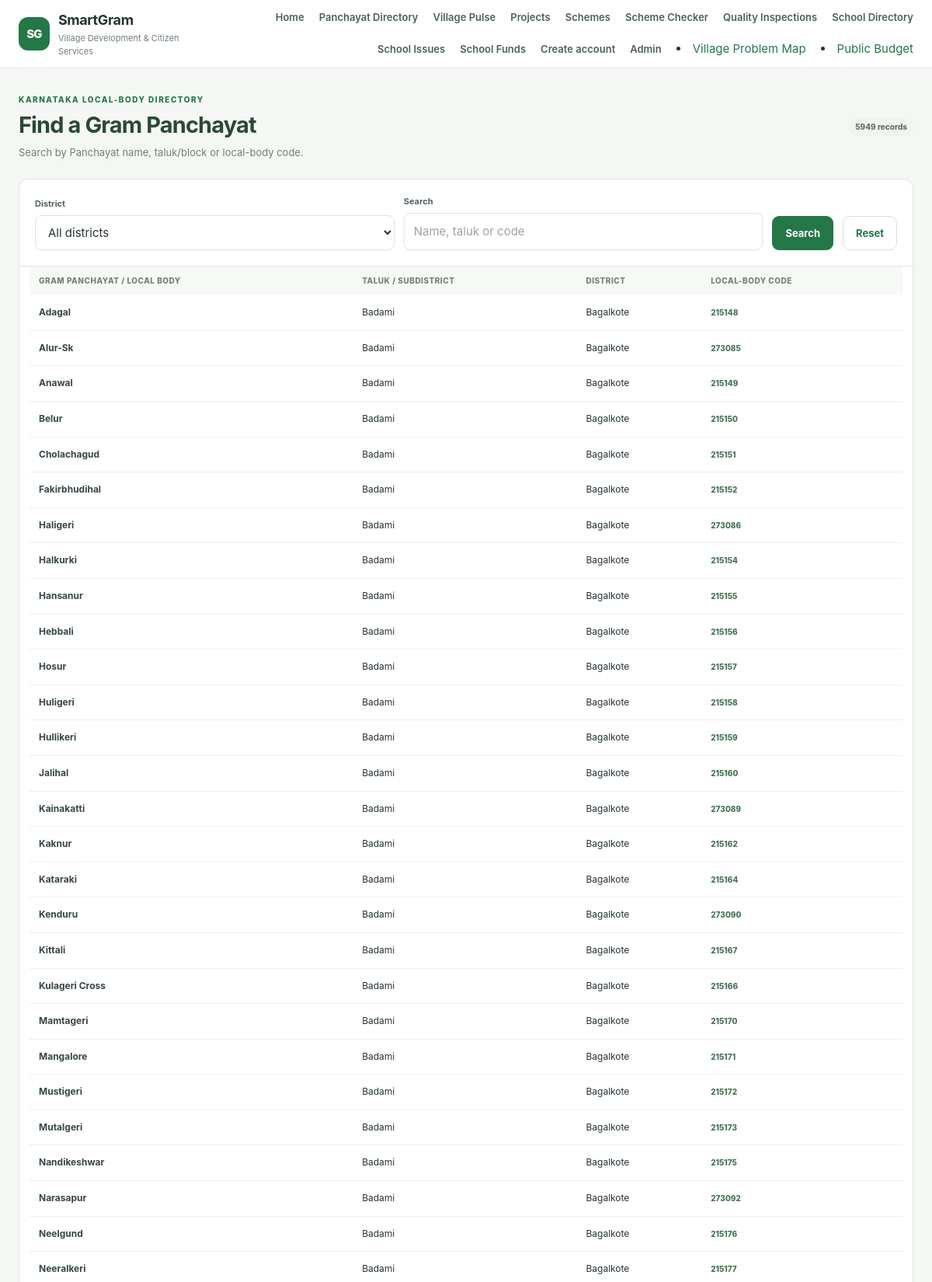
The page /directory (upper part) on the database its author committed.
### tables this page shows
CREATE TABLE gram_panchayats (
      id INTEGER PRIMARY KEY AUTOINCREMENT, lgd_code TEXT NOT NULL UNIQUE,
      name TEXT NOT NULL, district TEXT NOT NULL, taluk TEXT NOT NULL,
      state TEXT NOT NULL DEFAULT 'Karnataka', active INTEGER NOT NULL DEFAULT 1
    );

### app.py (the view)
@app.route('/directory')
def directory():
    con = get_db()
    district = request.args.get('district', '').strip()
    query = request.args.get('q', '').strip()
    page = max(1, int(request.args.get('page', 1) or 1))
    page_size = 50
    where, params = ['active=1'], []
    if district:
        where.append('district=?'); params.append(district)
    if query:
        where.append('(name LIKE ? OR taluk LIKE ? OR lgd_code LIKE ?)'); params.extend([f'%{query}%'] * 3)
    condition = ' AND '.join(where)
    total = con.execute(f'SELECT COUNT(*) n FROM gram_panchayats WHERE {condition}', params).fetchone()['n']
    rows = con.execute(f'SELECT * FROM gram_panchayats WHERE {condition} ORDER BY district,taluk,name LIMIT ? OFFSET ?', params + [page_size, (page - 1) * page_size]).fetchall()
    districts = con.execute('SELECT DISTINCT district FROM gram_panchayats WHERE active=1 ORDER BY district').fetchall()
    return render_template('directory.html', gram_panchayats=rows, districts=districts, selected_district=district, query=query, page=page, pages=max(1, (total + page_size - 1) // page_size), total=total)

### app.py (called while the page is built)
def get_db():
    if 'db' not in g:
        g.db = sqlite3.connect(DATABASE_PATH, timeout=20)
        g.db.row_factory = sqlite3.Row
        g.db.execute('PRAGMA foreign_keys = ON')
    return g.db

@app.context_processor
def inject_globals():
    unread_count = 0
    if session.get('user_id'):
        unread_count = get_db().execute('SELECT COUNT(*) n FROM notifications WHERE user_id=? AND read_at IS NULL', (session['user_id'],)).fetchone()['n']
    return {'current_user': session.get('name'), 'current_role': session.get('role'), 'is_logged_in': bool(session.get('user_id')), 'unread_count': unread_count}

### templates/directory.html (shortened to what this page needs)
{% extends 'base.html' %}{% block content %}<section class="page-heading"><div><p class="eyebrow">KARNATAKA LOCAL-BODY DIRECTORY</p><h1>Find a Gram Panchayat</h1><p>Search by Panchayat name, taluk/block or local-body code.</p></div><span class="chip">{{ total }} records</span></section><section class="panel directory-panel"><form method="get" class="directory-search"><div><label for="district">District</label><select class="text-input" name="district" id="district"><option value="">All districts</option></select></div><div class="search-field"><label for="q">Search</label><input class="text-input" id="q" name="q" value="{{ query }}" placeholder="Name, taluk or code"></div><button class="button button-primary">Search</button><a class="button button-outline" href="{{ url_for('directory') }}">Reset</a></form><div class="table-wrap"><table><thead><tr><th>Gram Panchayat / local body</th><th>Taluk / Subdistrict</th><th>District</th><th>Local-body code</th></tr></thead><tbody>{% for gp in gram_panchayats %}<tr><td><strong>{{ gp.name }}</strong></td><td>{{ gp.taluk }}</td><td>{{ gp.district }}</td><td><span class="ticket">{{ gp.lgd_code }}</span></td></tr>{% else %}<tr><td colspan="4">No records match your search.</td></tr>{% endfor %}</tbody></table></div></section>{% endblock %}

### static/css/style.css (style rules this page uses)
:root { --green:#247747;--green-dark:#175b35;--green-soft:#eaf4ec;--saffron:#e9a33d;--ink:#26352c;--muted:#718078;--line:#e0e7e1;--paper:#fff;--page:#f5f7f4;--red:#b83d3d;--shadow:0 8px 28px rgba(29,66,42,.07) }
* { box-sizing:border-box }
html { min-height:100%;scroll-behavior:smooth }
body { margin:0;background:var(--page);color:var(--ink);font:15px/1.55 Inter,ui-sans-serif,system-ui,-apple-system,BlinkMacSystemFont,"Segoe UI",sans-serif }
a { color:var(--green);text-decoration:none }
button,input,select,textarea { font:inherit }
button,a,select { touch-action:manipulation }
.eyebrow { font-size:10px;letter-spacing:1.5px;font-weight:800;color:var(--green);margin:0 0 8px }
.input-wrap input::placeholder,.text-input::placeholder { color:#9aa59d }
.button { display:inline-flex;align-items:center;justify-content:center;gap:8px;border:1px solid transparent;border-radius:9px;padding:11px 16px;font-size:13px;font-weight:750;cursor:pointer;text-align:center;transition:background .15s,border-color .15s,transform .15s }
.button-primary { background:var(--green);color:#fff }
.button-outline { background:#fff;border-color:#d8e2d9;color:var(--green) }
.page-heading { display:flex;justify-content:space-between;align-items:center;gap:20px;margin:3px 0 24px }
.page-heading h1,.form-panel h1,.detail-panel h1 { font-size:29px;line-height:1.2;letter-spacing:-.9px;margin:0 0 7px;color:#2b4935 }
.page-heading p:not(.eyebrow) { margin:0;color:var(--muted);font-size:13px }
.panel { background:#fff;border:1px solid var(--line);border-radius:13px;padding:21px;box-shadow:0 3px 12px #1d422a04;min-width:0 }
.table-wrap { overflow-x:auto;margin:0 -3px }
.table-wrap table { border-collapse:collapse;width:100%;font-size:12px;min-width:650px }
.table-wrap th { text-align:left;background:#f7f9f6;color:#738077;font-size:10px;text-transform:uppercase;letter-spacing:.5px;padding:11px 12px;font-weight:800;white-space:nowrap }
.table-wrap td { padding:13px 12px;border-bottom:1px solid #edf0ed;vertical-align:top }
.table-wrap td strong { display:block;font-size:12px;color:#35493b }
.ticket { font-size:10px;font-weight:800;color:#427253;white-space:nowrap }
.status,.priority,.chip { display:inline-flex;align-items:center;border-radius:999px;padding:4px 8px;font-size:10px;font-weight:800;white-space:nowrap }
.chip { background:#f0f3f0;color:#657168 }
.text-input { display:block;width:100%;border:1px solid #dce4dc;background:#fff;color:var(--ink);border-radius:8px;padding:11px 12px;min-height:43px;outline:none }
.directory-panel { padding:0 }
.directory-search { display:flex;align-items:end;gap:12px;padding:20px;border-bottom:1px solid var(--line) }
.directory-search>div { min-width:0;flex:1 }
.directory-search label { display:block;font-size:11px;font-weight:700;margin-bottom:6px;color:#526257 }
.directory-search .button { min-height:43px }
.directory-panel .table-wrap { padding:0 16px }
input, select, textarea { max-width: 100%; }
button, .button, .role-tab, .nav-toggle { -webkit-tap-highlight-color: transparent; }

### rows shown on the page
gram_panchayats: name "Adagal", taluk "Badami", district "Bagalkote", lgd_code "215148"
gram_panchayats: name "Alur-Sk", taluk "Badami", district "Bagalkote", lgd_code "273085"
gram_panchayats: name "Anawal", taluk "Badami", district "Bagalkote", lgd_code "215149"
gram_panchayats: name "Belur", taluk "Badami", district "Bagalkote", lgd_code "215150"
gram_panchayats: name "Cholachagud", taluk "Badami", district "Bagalkote", lgd_code "215151"
gram_panchayats: name "Fakirbhudihal", taluk "Badami", district "Bagalkote", lgd_code "215152"
gram_panchayats: name "Haligeri", taluk "Badami", district "Bagalkote", lgd_code "273086"
gram_panchayats: name "Halkurki", taluk "Badami", district "Bagalkote", lgd_code "215154"
gram_panchayats: name "Hansanur", taluk "Badami", district "Bagalkote", lgd_code "215155"
gram_panchayats: name "Hebbali", taluk "Badami", district "Bagalkote", lgd_code "215156"
gram_panchayats: name "Hosur", taluk "Badami", district "Bagalkote", lgd_code "215157"
gram_panchayats: name "Huligeri", taluk "Badami", district "Bagalkote", lgd_code "215158"
gram_panchayats: name "Hullikeri", taluk "Badami", district "Bagalkote", lgd_code "215159"
gram_panchayats: name "Jalihal", taluk "Badami", district "Bagalkote", lgd_code "215160"
gram_panchayats: name "Kainakatti", taluk "Badami", district "Bagalkote", lgd_code "273089"
gram_panchayats: name "Kaknur", taluk "Badami", district "Bagalkote", lgd_code "215162"
gram_panchayats: name "Kataraki", taluk "Badami", district "Bagalkote", lgd_code "215164"
gram_panchayats: name "Kenduru", taluk "Badami", district "Bagalkote", lgd_code "273090"
gram_panchayats: name "Kittali", taluk "Badami", district "Bagalkote", lgd_code "215167"
gram_panchayats: name "Kulageri Cross", taluk "Badami", district "Bagalkote", lgd_code "215166"
gram_panchayats: name "Mamtageri", taluk "Badami", district "Bagalkote", lgd_code "215170"
gram_panchayats: name "Mangalore", taluk "Badami", district "Bagalkote", lgd_code "215171"
gram_panchayats: name "Mustigeri", taluk "Badami", district "Bagalkote", lgd_code "215172"
gram_panchayats: name "Mutalgeri", taluk "Badami", district "Bagalkote", lgd_code "215173"
gram_panchayats: name "Nandikeshwar", taluk "Badami", district "Bagalkote", lgd_code "215175"
gram_panchayats: name "Narasapur", taluk "Badami", district "Bagalkote", lgd_code "273092"
gram_panchayats: name "Neelgund", taluk "Badami", district "Bagalkote", lgd_code "215176"
gram_panchayats: name "Neeralkeri", taluk "Badami", district "Bagalkote", lgd_code "215177"

### other values the page prints
{{ total }} "5949"
